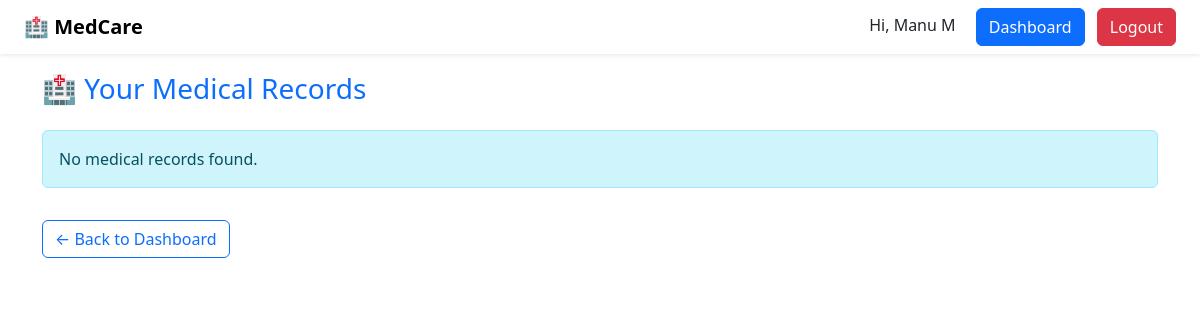
Page /patient/records/ (signed in) on the earlier database version.
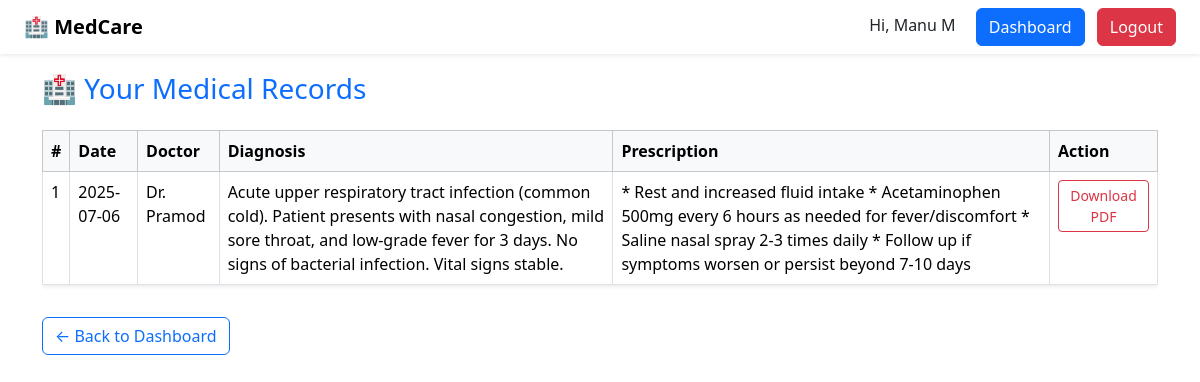
Same page on the later database version.
### core/models.py (models this page shows, shortened)
class MedicalRecord(models.Model):
    appointment = models.OneToOneField(Appointment, on_delete=models.CASCADE)
    diagnosis = models.TextField()
    prescription = models.TextField()

class Appointment(models.Model):
    patient = models.ForeignKey(Patient, on_delete=models.CASCADE)
    doctor = models.ForeignKey(Doctor, on_delete=models.CASCADE)
    date = models.DateField()
    time = models.TimeField()
    status = models.CharField(max_length=20, default='Scheduled')
    STATUS_CHOICES = [
        ('Scheduled', 'Scheduled'),
        ('Completed', 'Completed'),
    ]
    status = models.CharField(
        max_length=20, choices=STATUS_CHOICES, default='Scheduled')

class Doctor(models.Model):
    user = models.OneToOneField(User, on_delete=models.CASCADE)
    specialization = models.CharField(max_length=100)

### core/views.py (the view)
# urls.py: path('patient/records/', views.view_medical_records,
@login_required
def view_medical_records(request):
    if request.user.userprofile.role != 'patient':
        return redirect('dashboard')
    patient = request.user.patient
    records = MedicalRecord.objects.filter(appointment__patient=patient)
    return render(request, 'patient_medical_records.html', {'records': records})

### core/templates/patient_medical_records.html
{% extends 'base.html' %} {% block content %}
<div class="container mt-5 pt-4">
  <h3 class="mb-4 text-primary">🏥 Your Medical Records</h3>
  {% if records %}
  <div class="table-responsive">
    <table class="table table-bordered shadow-sm bg-white">
      <thead class="table-light">
        <tr>
          <th>#</th>
          <th>Date</th>
          <th>Doctor</th>
          <th>Diagnosis</th>
          <th>Prescription</th>
          <th>Action</th>
        </tr>
      </thead>
      <tbody>
        {% for record in records %}
        <tr>
          <td>{{ forloop.counter }}</td>
          <td>{{ record.appointment.date|date:"Y-m-d" }}</td>
          <td>{{ record.appointment.doctor.user.get_full_name }}</td>
          <td>{{ record.diagnosis }}</td>
          <td>{{ record.prescription }}</td>
          <td>
            <a
              href="{% url 'export_pdf' record.id %}"
              class="btn btn-sm btn-outline-danger"
            >
              Download PDF
            </a>
          </td>
        </tr>
        {% endfor %}
      </tbody>
    </table>
  </div>
  {% else %}
  <div class="alert alert-info">No medical records found.</div>
  {% endif %}
  <a href="{% url 'dashboard' %}" class="btn btn-outline-primary mt-3">
    ← Back to Dashboard
  </a>
</div>
{% endblock %}

### core/templates/base.html (shortened to what this page needs)
<!DOCTYPE html>
<html lang="en">
  <head>
    {% load static %}
    <link rel="stylesheet" href="{% static 'css/style.css' %}" />
    <link
      href="https://cdn.jsdelivr.net/npm/bootstrap@5.3.7/dist/css/bootstrap.min.css"
      rel="stylesheet"
    />
  </head>
  <body>
    <header>
      <nav
        class="navbar navbar-expand-lg navbar-light px-4 fixed-top shadow-sm bg-white"
      >
        <a class="logoName" href="/">🏥 MedCare</a>
        <div class="ms-auto">
          {% if user.is_authenticated %}
          <span class="me-3">Hi, {{ user.first_name }}</span>
          <a href="{% url 'dashboard' %}" class="btn btn-primary me-2"
            >Dashboard</a
          >
          <a href="{% url 'logout' %}" class="btn btn-danger">Logout</a>
          {% else %}
          <a href="{% url 'login' %}" class="btn btn-outline-primary me-2"
            >Login</a
          >
          <a href="{% url 'signup' %}" class="btn btn-primary">Register</a>
          {% endif %}
        </div>
      </nav>
    </header>
    {% block content %} {% endblock %}
  </body>
</html>

### core/static/css/style.css (style rules this page uses)
* { margin: 0; padding: 0; box-sizing: border-box; }
nav { background-color: transparent; box-shadow: none; }
body { background-color: yellow ; font-family: 'Segoe UI', sans-serif; margin: 0; padding: 0; }
header { margin: 0; padding: 0; }
.container { max-width: 1000px; margin: auto; padding: 20px; }
.logoName { font-size: 20px; font-weight: 800; color: black; text-decoration: none; }

Differences in the rows shown:
added MedicalRecord: appointment "2025-07-06", appointment.doctor.user.get_full_name "Dr. Pramod", diagnosis "Acute upper respiratory tract infection (common cold). Patient presents with nasal congestion, mild sore throat, and low-grade fever for 3 days. No signs of bacterial infection. Vital signs stable.", prescription "* Rest and increased fluid intake * Acetaminophen 500mg every 6 hours as needed for fever/discomfort * Saline nasal spray 2-3 times daily * Follow up if symptoms worsen or persist beyond 7-10 days"
Other differences:
text no longer shown: "No medical records found."
text now shown: "# Date Doctor Diagnosis Prescription Action"
